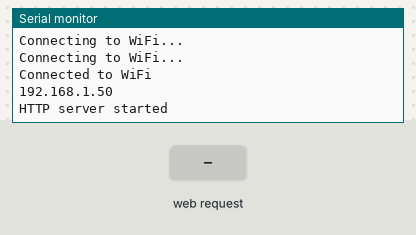
Bench run of a sketch on a simulated ESP32. On the bench: the last lines printed to the serial monitor. The inputs (shaded band) are chosen by the test bench. WiFi joins after 1.5 s; servers stay silent unless stated.

Above: at 3.2 s.
3.3 s: HTTP request GET /Forward received
At 4.5 s:
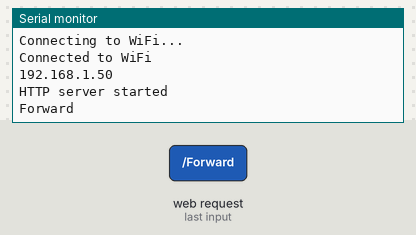
4.8 s: HTTP request GET /Backward received
At 5.6 s:
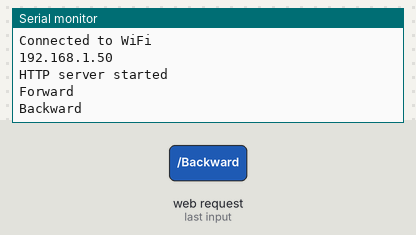

Measured:
- after the input at 3.3 s, the serial monitor: prints a new line at once (image 1)
- after the input at 4.8 s, the serial monitor: prints a new line at once (image 2)

The sketch:

firebase.ino
```cpp
#include <WiFi.h>
#include <WebServer.h>

// Replace with your mobile hotspot credentials
const char* ssid = "Galaxy M01d7c3";
const char* password = "HackMeIfYouCan";

WebServer server(80);

void setup() {
  Serial.begin(115200);

  // Connect to WiFi
  WiFi.begin(ssid, password);
  while (WiFi.status() != WL_CONNECTED) {
    delay(1000);
    Serial.println("Connecting to WiFi...");
  }
  Serial.println("Connected to WiFi");
  Serial.println(WiFi.localIP());

  // Define server route
  server.on("/Forward", HTTP_GET, []() {
    Serial.println("Forward");
    server.send(200, "text/plain", "Done");
    // if (server.hasArg("state")) {
    //   String state = server.arg("state");
    //   Serial.println("Button State: " + state);
    //   server.send(200, "text/plain", "State received");
    // } else {
    //   server.send(400, "text/plain", "No state provided");
    // }
  });
  server.on("/Backward", HTTP_GET, []() {
    Serial.println("Backward");
    server.send(200, "text/plain", "Done");
  });

  server.begin();
  Serial.println("HTTP server started");
}

void loop() {
  server.handleClient();
}
```
